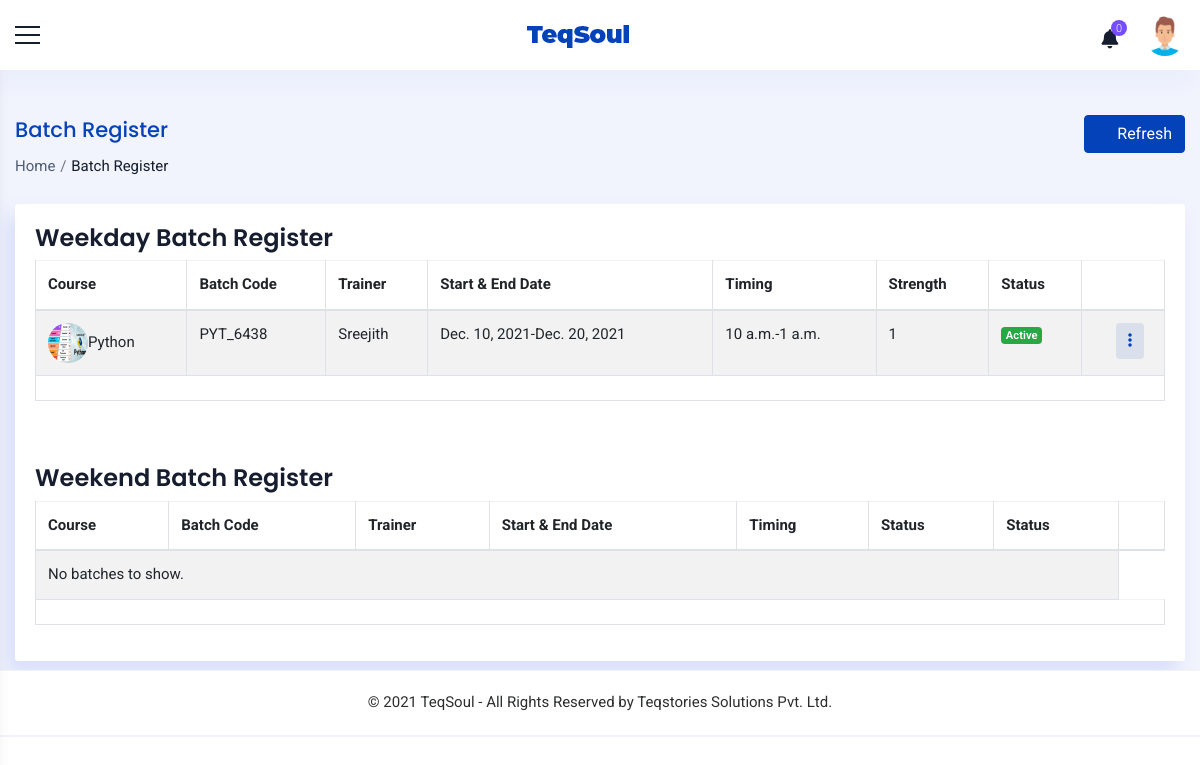
/trainer/batches/ (signed in), run on the app's committed database.
### accounts/models.py (models this page shows, shortened)
class Staff(models.Model):
    value= (
    ('1', 'Operations'),
    ('2', 'Sales'),
    ('3', 'Trainer'),
    ('4', 'Admin'),
    ('5', 'Operations Manager'),
    ('6', 'Sales Manager'),
    ('7', 'Trainer Manager'),
    )
    user = models.OneToOneField(User,on_delete=models.CASCADE,null=True,blank=True)
    name = models.CharField(max_length=100,null=True, blank=True)
    empid = models.CharField(max_length=100,null=True, blank=True)
    mobile = models.CharField(max_length=10,null=True, blank=True)
    email = models.EmailField(max_length=200,null=True, blank=True)
    sex = models.CharField(max_length=10,null=True,choices=sex_choices, blank=True)
    dob = models.DateField(null=True, blank=True)
    doj = models.DateField(null=True, blank=True)
    blood_group = models.CharField(max_length=100,null=True, blank=True,choices=groups)
    house = models.CharField(max_length=100,null=True, blank=True)
    street =models.CharField(max_length=100,null=True, blank=True)
    street2 =models.CharField(max_length=100,null=True, blank=True)
    city = models.CharField(max_length=100,null=True, blank=True)
    state = models.CharField(max_length=100,null=True,choices=state, blank=True)
    pin = models.CharField(max_length=100,null=True,blank=True)
    stype = models.CharField(max_length=100,null=True,choices=value, blank=True)
    status = models.CharField(max_length=20,choices=(('Active','Active'),('Inactive','Inactive')),default='Active')
    profile_pic = models.ImageField(null=True, blank=True,upload_to='images/dp/',default='accounts/static/images/user3.png')
    facebook = models.CharField(max_length=1000, null=True, blank=True)
    linkedin = models.CharField(max_length=1000, null=True, blank=True)
    instagram = models.CharField(max_length=1000, null=True, blank=True)
    approval = models.BooleanField(null=True, blank=True, default=False)
    def __str__(self):
        return self.name
    class Meta:
        unique_together = [['name']]

class Batch(models.Model):
    subject = models.ForeignKey(Course,on_delete=models.CASCADE)
    batch_code = models.CharField(max_length=500, blank=True)
    trainer = models.ForeignKey(Staff,on_delete=models.CASCADE,null=True, blank=True,limit_choices_to={'stype':"3"})
    start_date = models.DateField(null=True, blank=True)
    end_date = models.DateField(null=True, blank=True)
    start_time = models.TimeField(null=True, blank=True)
    end_time = models.TimeField(null=True, blank=True)
    link = models.CharField(max_length=1000, null=True, blank=True)
    passcode = models.CharField(max_length=250,null=True, blank=True)
    type = models.CharField(max_length=100,choices=(('Weekend', 'Weekend'),('Weekday','Weekday')))
    status = models.CharField(max_length=100,choices=(('2','Yet to Start'),('1','Ongoing'),('3','Completed'),('4','Cancelled')),default='2')
    strength = models.IntegerField(null=True, blank=True)
    last_edit_time = models.DateTimeField(null=True, blank=True)
    last_edit_user = models.ForeignKey(Staff,on_delete=models.CASCADE,null=True, blank=True,related_name='edited_by')
    approval = models.CharField(max_length=100,null=True, blank=True,choices=approval_choices ,default='2')
    to_be_approved_by = models.ForeignKey(Staff,on_delete=models.CASCADE,null=True, blank=True,related_name='approved_by')

class Course(models.Model):
    name = models.CharField(max_length=1000,null=True, blank=True)
    code = models.CharField(max_length=10, null=True, blank=True)
    fee = models.CharField(max_length=10, null=True, blank=True)
    pic = models.ImageField(null=True, blank=True, default='accounts/static/images/course.jpg',upload_to='images/course/')
    def __str__(self):
        return self.name

### accounts/views.py (the view)
# urls.py: path('trainer/batches/',MyBatches.as_view(),name='my_batches'),
class MyBatches(View):
    def get(self, request):
        x = TrainerCheck(request)
        if x == True:
            staff = Staff.objects.get(user=request.user)
            notify = Notifications(staff)
            count = CountNotifications(notify)
            wdbatch = Batch.objects.filter(trainer=staff,type="Weekday")
            webatch = Batch.objects.filter(trainer=staff,type="Weekend")
            wdpage = Pagination(request,wdbatch,5)
            wepage = Pagination(request,webatch,5)
            context={'count':count,'notify':notify,'staff':staff,'wdbatch':wdpage,'webatch':wepage}
            return render(request,'trainer/my_batches.html',context)
        else:
            if request.user.is_authenticated:
                return render(request,'messages/common/permission_error.html')
            else:
                return redirect('home')

### accounts/templates/trainer/my_batches.html (shortened to what this page needs)
{% extends 'common/main.html' %}
{% load static %}
{% block content %}
{% include 'common/header.html' %}
<div class="container_full">
    <div class="content_wrapper bg_homebefore inner-wrapper tables-sec">
        <div class="container-fluid">
            <div class="breadcrumbbar">
                <div class="row">
                  <div class="col-md-8 col-lg-8">
                    <h4 class="page-title">Batch Register</h4>
                    <div class="breadcrumb-list">
                      <ol class="breadcrumb">
                        <li class="breadcrumb-item"><a href="{% url 'home' %}">Home</a></li>
                        <li class="breadcrumb-item active" aria-current="page">Batch Register</li>
                      </ol>
                    </div>
                  </div>
                  <div class="col-md-4 col-lg-4 mr-0">
                    <div class="widgetbar">
                        <button class="btn btn-primary" onclick="window.location.reload()"><i class="ti ti-reload mr-2"></i>Refresh</button>
                    </div>
                  </div>
                </div>
              </div>
        <div class="row ">
            <div class="col-12">
              <div class="card">
                <h4 class="m-t-0 header-title">Weekday Batch Register</h4>
                <div class="table-responsive">
                <table id="demo-foo-filtering" class="table table-striped table-bordered toggle-circle m-b-0" >
                  <thead>
                    <tr>
                      <th>Course</th>
                      <th>Batch Code</th>
                      <th>Trainer</th>
                      <th>Start & End Date</th>
                      <th>Timing</th>
                      <th>Strength</th>
                      <th>Status</th>
                      <th class="text-right"></th>
                    </tr>
                  </thead>
                  <tbody>
                    {% for i in wdbatch %}
                    <tr>
                      <td><img class="img-circle pro_pic" src="{{i.subject.pic.url}}" alt="{{i.name}}" style="width: 40px;height:40px">{{i.subject}}</td>
                      <td>{{i.batch_code}}</td>
                      <td>{{i.trainer}}</td>
                      <td>{{i.start_date}}-{{i.end_date}}</td>
                      <td>{{i.start_time}}-{{i.end_time}}</td>
                      <td>{{i.strength}}</td>
                      {% if i.status == "2" %}
                      <td><span class="badge label-table badge-secondary">Upcoming</span></td>
                      {% elif i.status == "1" %}
                      <td><span class="badge label-table badge-success">Active</span></td>
                      {% elif i.status == "3" %}
                      <td><span class="badge label-table badge-danger">Completed</span></td>
                      {% elif i.status == "4" %}
                      <td><span class="badge label-table badge-warning">Cancelled</span></td>
                      {% endif %}
                      <td class="text-right">
                        <div class="btn-group mr-2">
                          <div class="dropdown">
                            <button class="btn btn-round btn-primary-rgba" type="button" id="CustomdropdownMenuButton4" data-toggle="dropdown" aria-haspopup="true" aria-expanded="false"><i class="fas fa-ellipsis-v"></i></button>
                          </div>
                        </div>
                      </td>
                      {% empty %}
                      <td colspan="7">No batches to show.</td>
                    </tr>
                    {% endfor %}
                  </tbody>
                  <tfoot>
                    <tr class="active">
                      <td colspan="8">
                        </td>
                    </tr>
                  </tfoot>
                </table></div><br><br>
                <h4 class="m-t-0 header-title">Weekend Batch Register</h4>
                <div class="table-responsive">
                <table id="demo-foo-filtering" class="table table-striped table-bordered toggle-circle m-b-0" >
                  <thead>
                    <tr>
                      <th>Course</th>
                      <th>Batch Code</th>
                      <th>Trainer</th>
                      <th>Start & End Date</th>
                      <th>Timing</th>
                      <th>Status</th>
                      <th>Status</th>
                      <th class="text-right"></th>
                    </tr>
                  </thead>
                  <tbody>
                    {% for i in webatch %}
                    <tr>
                      <td><img class="img-circle pro_pic" src="{{i.subject.pic.url}}" alt="{{i.name}}" style="width: 40px;height:40px">{{i.subject}}</td>
                      <td>{{i.batch_code}}</td>
                      <td>{{i.trainer}}</td>
                      <td>{{i.start_date}}-{{i.end_date}}</td>
                      <td>{{i.start_time}}-{{i.end_time}}</td>
                      <td>{{i.strength}}</td>
                      {% if i.status == "2" %}
                      <td><span class="badge label-table badge-secondary">Upcoming</span></td>
                      {% elif i.status == "1" %}
                      <td><span class="badge label-table badge-success">Active</span></td>
                      {% elif i.status == "3" %}
                      <td><span class="badge label-table badge-danger">Completed</span></td>
                      {% elif i.status == "4" %}
                      <td><span class="badge label-table badge-warning">Cancelled</span></td>
                      {% endif %}
                      <td class="text-right">
                        <div class="btn-group mr-2">
                          <div class="dropdown">
                            <button class="btn btn-round btn-primary-rgba" type="button" id="CustomdropdownMenuButton4" data-toggle="dropdown" aria-haspopup="true" aria-expanded="false"><i class="fas fa-ellipsis-v"></i></button>
                              <div class="dropdown-menu" aria-labelledby="CustomdropdownMenuButton4">
                                  <a class="dropdown-item" href="{% url 'view_batch' i.id %}"><i class="ti ti-info mr-2"></i>Info</a>
                                  <a class="dropdown-item" href="{% url 'edit_batch' i.id %}"><i class="ti ti-pencil mr-2"></i>Edit</a>
                              </div>
                          </div>
                        </div>
                      </td>
                      {% empty %}
                      <td colspan="7">No batches to show.</td>
                    {% endfor %}
                  </tbody>
                  <tfoot>
                    <tr class="active">
                      <td colspan="8"></td>
                    </tr>
                  </tfoot>
                </table>
                </div>
              </div>
            </div>
          </div>
          </div>
        </div>
        {% include 'common/footer.html' %}
    </div>
</div>
{% endblock %}

### accounts/templates/common/header.html (shortened to what this page needs)
{% load static %}
<div class="header-bg">
    <header class="main-header">
      <div class="container_header phone_view border_top_bott">
        <div class="row">
          <div class="col-md-12 d-flex justify-content-between align-items-center">
            <div class="menu-icon"> <a href="javascript:void(0)" class="menu-toggler sidebar-toggler"></a> </div>
            <div class="logo d-flex align-items-center justify-content-center"> <a href="javascript:void(0)"> <strong
                  class="logo_icon"> <img src="{% static 'images/small-logo.png' %}" alt=""> </strong>  </a> </div>
            <div class="right_detail">
              <div class="row d-flex align-items-center justify-content-end">
                <div class="col-xl-12 col-12 d-flex justify-content-end">
                  <div class="right_bar_top d-flex align-items-center">
                    {% if staff %}
                        {% include 'common/notifications.html' %}
                        <div class="dropdown dropdown-user"> <a href="javascript:void(0)" class="dropdown-toggle"
                            data-toggle="dropdown" data-hover="dropdown" data-close-others="true" aria-expanded="true"> <img
                              class="img-circle pro_pic" src="{{staff.profile_pic.url}}" alt="{{staff.name}}"> </a>
                        </div>
                    {% endif %}
                  </div>
                </div>
              </div>
            </div>
          </div>
        </div>
      </div>
    </header>
  </div>

### data on the page
Staff: profile_pic (picture)
Batch: subject.pic (picture), subject "Python", batch_code "PYT_6438", trainer "Sreejith", start_date "Dec. 10, 2021", end_date "Dec. 20, 2021", start_time "10 a.m.", end_time "1 a.m.", strength "1", status "Active"

### other printed values
{{ count }} "0"
